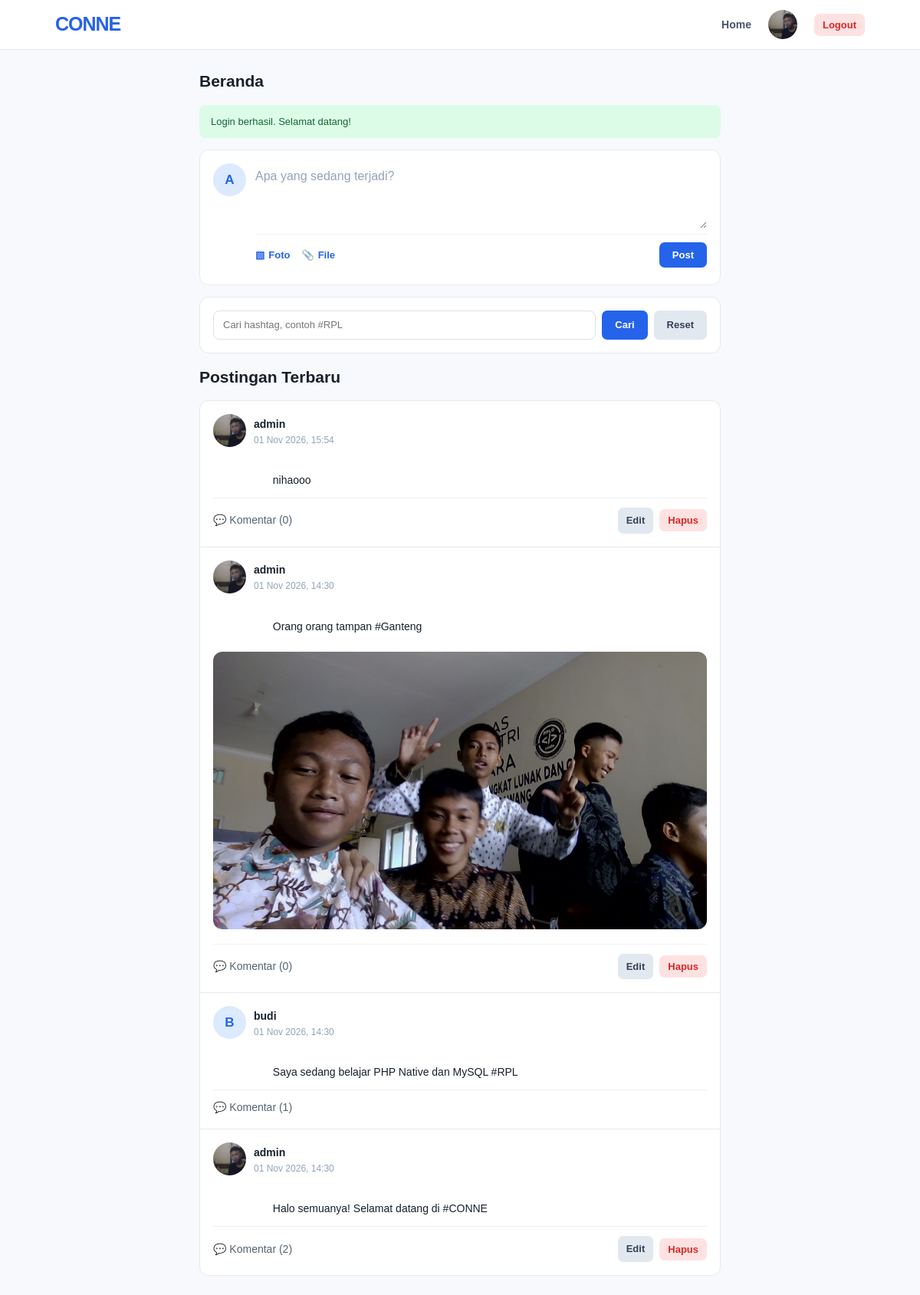
/pages/home.php (signed in), run on the app's committed database.
### tables this page shows
CREATE TABLE `users` (
  `id` int NOT NULL,
  `username` varchar(50) NOT NULL,
  `email` varchar(100) NOT NULL,
  `password` varchar(255) NOT NULL,
  `bio` text,
  `profile_photo` varchar(255) DEFAULT NULL,
  `created_at` timestamp NULL DEFAULT CURRENT_TIMESTAMP,
  `updated_at` timestamp NULL DEFAULT CURRENT_TIMESTAMP ON UPDATE CURRENT_TIMESTAMP
);

CREATE TABLE `posts` (
  `id` int NOT NULL,
  `user_id` int NOT NULL,
  `content` varchar(250) NOT NULL,
  `image` varchar(255) DEFAULT NULL,
  `file` varchar(255) DEFAULT NULL,
  `file_name` varchar(255) DEFAULT NULL,
  `created_at` timestamp NULL DEFAULT CURRENT_TIMESTAMP,
  `updated_at` timestamp NULL DEFAULT CURRENT_TIMESTAMP ON UPDATE CURRENT_TIMESTAMP
);

### helpers/functions.php (called while the page is built, shortened)
<?php
function e($value)
{
    return htmlspecialchars(
        (string) $value,
        ENT_QUOTES | ENT_SUBSTITUTE,
        'UTF-8'
    );
}
function get_flash()
{
    $flash = $_SESSION['flash'];
    return $flash;
}

### helpers/auth.php (called while the page is built, shortened)
<?php
require_once __DIR__ . '/functions.php';
function is_logged_in()
{
    return isset($_SESSION['user_id']);
}
function current_user_id()
{
    return (int) $_SESSION['user_id'];
}

### pages/home.php (the view, shortened to what this page needs)
<?php
require_once __DIR__ . '/../helpers/auth.php';
$currentUser = current_user_id();
$hashtag = trim($_GET['hashtag'] ?? '');
    try {
    $sql = "
        SELECT
            p.*,
            u.username,
            u.profile_photo,
            (
                SELECT COUNT(*)
                FROM comments c
                WHERE c.post_id = p.id
            ) AS comment_count
        FROM posts p
        INNER JOIN users u ON p.user_id = u.id
    ";
    $params = [];
    $sql .= " ORDER BY p.created_at DESC, p.id DESC";
    $postQuery = $pdo->prepare($sql);
    $postQuery->execute($params);
    $posts = $postQuery->fetchAll();
} catch (PDOException $e) {
    error_log('Home error: ' . $e->getMessage());
    $posts = [];
    $filterError = 'Gagal mengambil data postingan.';
}
$flash = get_flash();
function show_avatar($photo, $username, $small = false)
{
    $class = $small ? 'avatar avatar-small' : 'avatar';
    if (!empty($photo)) {
        echo '<img class="' . $class . '" src="' .
            BASE_URL . '/' . e($photo) .
            '" alt="Foto profil">';
    } else {
        $initial = strtoupper(
            function_exists('mb_substr')
                ? mb_substr($username, 0, 1, 'UTF-8')
                : substr($username, 0, 1)
        );
        echo '<div class="' . $class . '">';
        echo e($initial);
        echo '</div>';
    }
}
function display_date($date)
{
    return date('d M Y, H:i', strtotime($date));
}
?>
<!DOCTYPE html>
<html lang="id">
<head>
    <link rel="stylesheet"
          href="<?= BASE_URL ?>/assets/css/style.css">
</head>
<body>
<?php require_once __DIR__ . '/../includes/navbar.php'; ?>
<main class="container">
    <h2 class="page-title">Beranda</h2>
    <?php if ($flash): ?>
        <div class="alert <?= $flash['type'] === 'success'
            ? 'alert-success'
            : 'alert-error' ?>">
            <?= e($flash['message']); ?>
        </div>
    <?php endif; ?>
    <section class="card">
        <form action="<?= BASE_URL ?>/actions/store-post.php"
              method="POST"
              enctype="multipart/form-data">
            <div class="composer">
                <?php
                show_avatar(
                    null,
                    $_SESSION['username'] ?? 'User'
                );
                ?>
                <div class="composer-main">
                    <textarea
                        name="content"
                        maxlength="250"
                        placeholder="Apa yang sedang terjadi?"
                    ></textarea>
                    <div class="composer-bottom">
                        <div class="upload-actions">
                            <label for="post-image"
                                   class="upload-label">
                                <span>▧</span> Foto
                            </label>
                            <label for="post-file"
                                   class="upload-label">
                                <span>📎</span> File
                            </label>
                        </div>
                        <button type="submit"
                                class="btn btn-primary">
                            Post
                        </button>
                    </div>
                </div>
            </div>
        </form>
    </section>
    <section class="card">
        <form action="<?= BASE_URL ?>/pages/home.php"
              method="GET"
              class="filter-form">
            <input
                type="text"
                name="hashtag"
                class="form-control"
                placeholder="Cari hashtag, contoh #RPL"
                value="<?= e($hashtag); ?>"
            >
            <button type="submit"
                    class="btn btn-primary">
                Cari
            </button>
            <a href="<?= BASE_URL ?>/pages/home.php"
               class="btn btn-secondary">
                Reset
            </a>
        </form>
    </section>
    <h3 class="page-title">Postingan Terbaru</h3>
    <?php foreach ($posts as $post): ?>
        <article class="post-card">
            <div class="post-header">
                <?php
                show_avatar(
                    $post['profile_photo'],
                    $post['username']
                );
                ?>
                <div class="post-user">
                    <strong>
                        <?= e($post['username']); ?>
                    </strong>
                    <div class="post-meta">
                        <?= e(display_date($post['created_at'])); ?>
                    </div>
                </div>
            </div>
            <?php if ($post['content'] !== ''): ?>
                <div class="post-content">
                    <?= nl2br(e($post['content'])); ?>
                </div>
            <?php endif; ?>
            <?php if (!empty($post['image'])): ?>
                <img
                    src="<?= BASE_URL . '/' . e($post['image']); ?>"
                    class="post-image"
                    alt="Gambar postingan"
                >
            <?php endif; ?>
            <div class="post-footer">
    <a
    href="<?= BASE_URL ?>/pages/detail-post.php?id=<?= (int) $post['id']; ?>"
    class="comment-link"
>
    💬 Komentar (<?= (int) $post['comment_count']; ?>)
</a>
    <?php if ((int) $post['user_id'] === (int) $currentUser): ?>
        <div class="post-actions">
            <a
                href="<?= BASE_URL ?>/pages/edit-post.php?id=<?= (int) $post['id']; ?>"
                class="btn btn-secondary btn-small"
            >
                Edit
            </a>
            <form
                action="<?= BASE_URL ?>/actions/delete-post.php"
                method="POST"
                onsubmit="return confirm('Yakin ingin menghapus postingan ini?');"
            >
                <button type="submit" class="btn btn-danger btn-small">
                    Hapus
                </button>
            </form>
        </div>
    <?php endif; ?>
</div>
        </article>
    <?php endforeach; ?>
</main>
</body>
</html>

### includes/navbar.php (shortened to what this page needs)
<?php
require_once __DIR__ . '/../helpers/auth.php';
$navbarQuery = $pdo->prepare("
    SELECT username, profile_photo
    FROM users
    WHERE id = :id
");
$navbarQuery->execute([
    ':id' => current_user_id()
]);
$navbarUser = $navbarQuery->fetch();
?>
<nav class="navbar">
    <a href="<?= BASE_URL ?>/pages/home.php" class="logo">
        CONNE
    </a>
    <div class="nav-menu">
        <a href="<?= BASE_URL ?>/pages/home.php">
            Home
        </a>
        <a
            href="<?= BASE_URL ?>/pages/profile.php"
            class="navbar-profile-link"
            title="Profil"
        >
            <?php if (!empty($navbarUser['profile_photo'])): ?>
                <img
                    src="<?= BASE_URL . '/' . e($navbarUser['profile_photo']); ?>"
                    alt="Foto profil"
                    class="navbar-profile-photo"
                >
            <?php else: ?>
                <span class="navbar-profile-initial">
                    <?= strtoupper(substr($navbarUser['username'] ?? 'U', 0, 1)); ?>
                </span>
            <?php endif; ?>
        </a>
        <form
            action="<?= BASE_URL ?>/actions/logout.php"
            method="POST"
        >
            <button
                type="submit"
                class="btn btn-danger btn-small"
            >
                Logout
            </button>
        </form>
    </div>
</nav>

### assets/css/style.css (style rules this page uses)
* { margin: 0; padding: 0; box-sizing: border-box; }
body { font-family: Arial, Helvetica, sans-serif; background: #f7f9fc; color: #17202b; line-height: 1.5; }
a { text-decoration: none; color: inherit; }
button, input, textarea { font-family: inherit; }
.navbar { background: #ffffff; border-bottom: 1px solid #e5e7eb; padding: 13px 6%; display: flex; justify-content: space-between; align-items: center; position: sticky; top: 0; z-index: 10; }
.logo { font-size: 25px; font-weight: 800; color: #2563eb; letter-spacing: -1px; }
.nav-menu { display: flex; align-items: center; gap: 22px; }
.nav-menu a { font-size: 14px; font-weight: 600; color: #475569; }
.container { max-width: 680px; width: 94%; margin: 25px auto; }
.page-title { font-size: 21px; margin-bottom: 15px; }
.card { background: #ffffff; border: 1px solid #e5eaf0; border-radius: 12px; padding: 17px; margin-bottom: 15px; }
.composer { display: flex; gap: 12px; }
.composer-main { flex: 1; min-width: 0; }
.composer textarea { width: 100%; min-height: 85px; resize: vertical; border: none; outline: none; font-size: 16px; padding: 8px 0; background: transparent; }
.composer textarea::placeholder { color: #94a3b8; }
.composer-bottom { display: flex; justify-content: space-between; align-items: center; gap: 10px; padding-top: 10px; border-top: 1px solid #edf0f4; }
.avatar { width: 43px; height: 43px; min-width: 43px; border-radius: 50%; object-fit: cover; background: #dbeafe; display: flex; align-items: center; justify-content: center; color: #2563eb; font-weight: bold; font-size: 17px; overflow: hidden; }
.btn { border: none; border-radius: 7px; padding: 9px 17px; font-size: 13px; font-weight: 600; cursor: pointer; display: inline-flex; align-items: center; justify-content: center; gap: 5px; }
.btn-primary { background: #2563eb; color: white; }
.btn-danger { background: #fee2e2; color: #dc2626; }
.btn-secondary { background: #e2e8f0; color: #334155; }
.btn-small { padding: 7px 11px; }
.upload-actions { display: flex; align-items: center; gap: 15px; }
.upload-label { display: inline-flex; align-items: center; gap: 5px; color: #2563eb; font-size: 13px; font-weight: 600; cursor: pointer; }
.post-card { background: #ffffff; border: 1px solid #e5eaf0; padding: 17px; margin-bottom: 0; border-radius: 0; border-bottom: none; }
.post-card:first-of-type { border-radius: 12px 12px 0 0; }
.post-card:last-child { border-bottom: 1px solid #e5eaf0; border-radius: 0 0 12px 12px; }
.post-header { display: flex; align-items: center; gap: 10px; }
.post-user { flex: 1; min-width: 0; }
.post-user strong { font-size: 14px; }
.post-meta { font-size: 12px; color: #94a3b8; }
.post-content { margin: 12px 0; white-space: pre-wrap; overflow-wrap: anywhere; font-size: 14px; }
.post-image { width: 100%; max-height: 430px; object-fit: contain; border-radius: 12px; margin-top: 10px; background: #f1f5f9; }
.post-footer { display: flex; align-items: center; gap: 22px; padding-top: 12px; margin-top: 12px; border-top: 1px solid #edf0f4; }
.filter-form { display: flex; gap: 8px; }
.form-control { width: 100%; border: 1px solid #dbe1e8; border-radius: 8px; padding: 10px 12px; outline: none; font-size: 13px; }
.alert { padding: 12px 15px; border-radius: 8px; margin-bottom: 15px; font-size: 13px; }
.alert-success { background: #dcfce7; color: #166534; }
.comment-link { color: #536471; text-decoration: none; font-size: 14px; cursor: pointer; }
.post-actions { display: flex; align-items: center; gap: 8px; margin-left: auto; }
.post-actions form { margin: 0; }
.post-footer { display: flex; align-items: center; justify-content: space-between; gap: 10px; flex-wrap: wrap; }
.navbar-profile-link { display: flex; align-items: center; justify-content: center; text-decoration: none; }
.navbar-profile-photo, .navbar-profile-initial { width: 38px; height: 38px; border-radius: 50%; object-fit: cover; }

### data on the page
users: profile_photo (picture)
posts: user.profile_photo (picture), user.username "admin", created_at "01 Nov 2026, 15:54", content "nihaooo", comment_count "0"
posts: user.profile_photo (picture), user.username "admin", created_at "01 Nov 2026, 14:30", content "Orang orang tampan #Ganteng", image (picture), comment_count "0"
posts: user.username "B", user.username "budi", created_at "01 Nov 2026, 14:30", content "Saya sedang belajar PHP Native dan MySQL #RPL", comment_count "1"
posts: user.profile_photo (picture), user.username "admin", created_at "01 Nov 2026, 14:30", content "Halo semuanya! Selamat datang di #CONNE", comment_count "2"

### other printed values
$flash['message'] "Login berhasil. Selamat datang!"
$initial "A"
